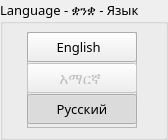
    <widget class="QGroupBox" name="groupBoxLanguage">
     <property name="geometry">
      <rect>
       <x>1090</x>
       <y>10</y>
       <width>168</width>
       <height>140</height>
      </rect>
     </property>
     <property name="font">
      <font>
       <family>Noto Sans</family>
       <pointsize>10</pointsize>
      </font>
     </property>
     <property name="accessibleDescription">
      <string>G</string>
     </property>
     <property name="styleSheet">
      <string notr="true"/>
     </property>
     <property name="title">
      <string>Language - ቋንቋ - Язык</string>
     </property>
     <widget class="QFrame" name="frame_8">
      <property name="geometry">
       <rect>
        <x>27</x>
        <y>32</y>
        <width>110</width>
        <height>96</height>
       </rect>
      </property>
      <property name="accessibleDescription">
       <string>Zapusk</string>
      </property>
      <property name="styleSheet">
       <string notr="true">QFrame[accessibleDescription=&quot;Zapusk&quot;]{
   border: 0px;
	background-color: qlineargradient(spread:pad, x1:0, y1:0, x2:0, y2:1, 
	stop:0 rgba(0,0,0,0),
	stop:0.25 rgba(0,0,0,0),
	stop:0.26 rgba(0,0,0,255),
	stop:0.39 rgba(0,0,0,255),
	stop:0.4 rgba(0,0,0,0),
	stop:0.6 rgba(0,0,0,0),
	stop:0.61 rgba(0,0,0,255),
	stop:0.74 rgba(0,0,0,255),
	stop:0.75 rgba(0,0,0,0),
	stop:1 rgba(0,0,0,0));
}


/*
QPushButton[accessibleDescription=&quot;400&quot;]{
	border-top-left-radius: 7px;
	border-top-right-radius: 7px;
}

QPushButton[accessibleDescription=&quot;Ext&quot;]{
	border-bottom-left-radius: 7px;
	border-bottom-right-radius: 7px;
}
*/

</string>
      </property>
      <property name="frameShape">
       <enum>QFrame::StyledPanel</enum>
      </property>
      <property name="frameShadow">
       <enum>QFrame::Raised</enum>
      </property>
      <widget class="QPushButton" name="pushButtonEnglish">
       <property name="enabled">
        <bool>true</bool>
       </property>
       <property name="geometry">
        <rect>
         <x>0</x>
         <y>0</y>
         <width>110</width>
         <height>30</height>
        </rect>
       </property>
       <property name="sizePolicy">
        <sizepolicy hsizetype="Minimum" vsizetype="Maximum">
         <horstretch>0</horstretch>
         <verstretch>0</verstretch>
        </sizepolicy>
       </property>
       <property name="font">
        <font>
         <family>Ubuntu</family>
         <pointsize>10</pointsize>
         <weight>50</weight>
         <bold>false</bold>
         <stylestrategy>PreferAntialias</stylestrategy>
        </font>
       </property>
       <property name="cursor">
        <cursorShape>PointingHandCursor</cursorShape>
       </property>
       <property name="focusPolicy">
        <enum>Qt::NoFocus</enum>
       </property>
       <property name="accessibleDescription">
        <string>400</string>
       </property>
       <property name="layoutDirection">
        <enum>Qt::LeftToRight</enum>
       </property>
       <property name="styleSheet">
        <string notr="true">background-position: 10px, 10px;</string>
       </property>
       <property name="text">
        <string>   English     </string>
       </property>
       <property name="icon">
        <iconset resource="resgui.qrc">
         <normaloff>:/rb2/resgui/radioBtn2/radioOff.png</normaloff>
         <normalon>:/rb2/resgui/radioBtn2/radioOn.png</normalon>:/rb2/resgui/radioBtn2/radioOff.png</iconset>
       </property>
       <property name="iconSize">
        <size>
         <width>17</width>
         <height>17</height>
        </size>
       </property>
       <property name="checkable">
        <bool>true</bool>
       </property>
       <property name="checked">
        <bool>false</bool>
       </property>
       <property name="autoExclusive">
        <bool>true</bool>
       </property>
       <property name="flat">
        <bool>false</bool>
       </property>
      </widget>
      <widget class="QPushButton" name="pushButtonPortug">
       <property name="enabled">
        <bool>false</bool>
       </property>
       <property name="geometry">
        <rect>
         <x>0</x>
         <y>31</y>
         <width>110</width>
         <height>30</height>
        </rect>
       </property>
       <property name="sizePolicy">
        <sizepolicy hsizetype="Minimum" vsizetype="Maximum">
         <horstretch>0</horstretch>
         <verstretch>0</verstretch>
        </sizepolicy>
       </property>
       <property name="font">
        <font>
         <family>Ubuntu</family>
         <pointsize>11</pointsize>
         <weight>50</weight>
         <bold>false</bold>
         <stylestrategy>PreferAntialias</stylestrategy>
        </font>
       </property>
       <property name="cursor">
        <cursorShape>PointingHandCursor</cursorShape>
       </property>
       <property name="focusPolicy">
        <enum>Qt::NoFocus</enum>
       </property>
       <property name="accessibleDescription">
        <string>M</string>
       </property>
       <property name="styleSheet">
        <string notr="true"/>
       </property>
       <property name="text">
        <string>   አማርኛ    </string>
       </property>
       <property name="icon">
        <iconset resource="resgui.qrc">
         <normaloff>:/rb2/resgui/radioBtn2/radioOff.png</normaloff>
         <normalon>:/rb2/resgui/radioBtn2/radioOn.png</normalon>
         <disabledoff>:/rb2/resgui/radioBtn2/radioOff.png</disabledoff>
         <disabledon>:/rb2/resgui/radioBtn2/radioOn.png</disabledon>:/rb2/resgui/radioBtn2/radioOff.png</iconset>
       </property>
       <property name="iconSize">
        <size>
         <width>17</width>
         <height>17</height>
        </size>
       </property>
       <property name="checkable">
        <bool>true</bool>
       </property>
       <property name="checked">
        <bool>false</bool>
       </property>
       <property name="autoExclusive">
        <bool>true</bool>
       </property>
       <property name="flat">
        <bool>false</bool>
       </property>
      </widget>
      <widget class="QPushButton" name="pushButtonRussian">
       <property name="enabled">
        <bool>true</bool>
       </property>
       <property name="geometry">
        <rect>
         <x>0</x>
         <y>62</y>
         <width>110</width>
         <height>30</height>
        </rect>
       </property>
       <property name="sizePolicy">
        <sizepolicy hsizetype="Minimum" vsizetype="Maximum">
         <horstretch>0</horstretch>
         <verstretch>0</verstretch>
        </sizepolicy>
       </property>
       <property name="font">
        <font>
         <family>Ubuntu</family>
         <pointsize>10</pointsize>
         <weight>50</weight>
         <bold>false</bold>
         <stylestrategy>PreferAntialias</stylestrategy>
        </font>
       </property>
       <property name="cursor">
        <cursorShape>PointingHandCursor</cursorShape>
       </property>
       <property name="focusPolicy">
        <enum>Qt::NoFocus</enum>
       </property>
       <property name="accessibleDescription">
        <string>Ext</string>
       </property>
       <property name="styleSheet">
        <string notr="true"/>
       </property>
       <property name="text">
        <string>   Русский   </string>
       </property>
       <property name="icon">
        <iconset resource="resgui.qrc">
         <normaloff>:/rb2/resgui/radioBtn2/radioOff.png</normaloff>
         <normalon>:/rb2/resgui/radioBtn2/radioOn.png</normalon>
         <activeoff>:/rb2/resgui/radioBtn2/radioOff.png</activeoff>
         <selectedoff>:/rb2/resgui/radioBtn2/radioOff.png</selectedoff>:/rb2/resgui/radioBtn2/radioOff.png</iconset>
       </property>
       <property name="iconSize">
        <size>
         <width>17</width>
         <height>17</height>
        </size>
       </property>
       <property name="checkable">
        <bool>true</bool>
       </property>
       <property name="checked">
        <bool>true</bool>
       </property>
       <property name="autoExclusive">
        <bool>true</bool>
       </property>
       <property name="flat">
        <bool>false</bool>
       </property>
      </widget>
     </widget>
    </widget>
